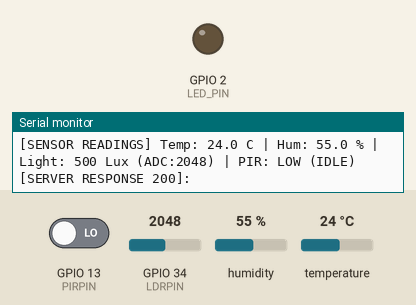
A sketch run on a simulated ESP32. Parts: output pins drawn as LEDs (lit = HIGH), the last lines printed to the serial monitor. The test bench sets the inputs (shaded band); at power-on: GPIO 13 (PIRPIN) LOW, GPIO 34 (LDRPIN) = 2048, humidity 55 %, temperature 24 °C. WiFi joins after 1.5 s; servers stay silent unless stated; uploads are accepted with an empty reply.

Above: at 4.3 s.
4.4 s: GPIO 13 (PIRPIN) driven HIGH
At 6.25 s:
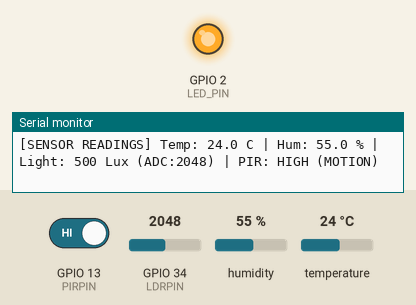
Timing chart, 0 to 16.6 s (numbered marks = the images above; inputs shaded):
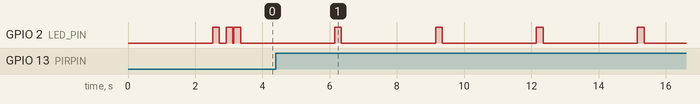

Measured:
- by itself, GPIO 2 (LED_PIN): alternates HIGH for 0.20 s and LOW for 2.8 s

The sketch:

esp32_occupancy.ino
```cpp
/*
 * ======================================================================================
 * Smart Room Occupancy Detection - ESP32 Firmware
 * ======================================================================================
 * Hardware:
 *   - ESP32 Development Board (NodeMCU / DOIT ESP32 DEVKIT V1)
 *   - DHT11 Sensor (Temperature & Humidity) -> GPIO 4
 *   - Bare LDR + 10k Resistor Voltage Divider -> GPIO 34 (ADC1, Wi-Fi safe)
 *   - PIR Motion Sensor (HC-SR501 or AM312)  -> GPIO 13
 *
 * Server Target:
 *   - Endpoint: http://<LAPTOP_IP>:5000/api/predict
 *   - Laptop IP: 10.141.174.142
 *
 * Required Arduino Libraries (Install via Arduino Library Manager):
 *   1. "DHT sensor library" by Adafruit
 *   2. "Adafruit Unified Sensor" by Adafruit
 * ======================================================================================
 */

#include <WiFi.h>
#include <HTTPClient.h>
#include <DHT.h>

// --------------------------------------------------------------------------------------
// 1. Wi-Fi & Server Configuration
// --------------------------------------------------------------------------------------
const char* WIFI_SSID     = "YOUR_WIFI_SSID";         // <-- Replace with your Wi-Fi name
const char* WIFI_PASSWORD = "YOUR_WIFI_PASSWORD";     // <-- Replace with your Wi-Fi password

// Your laptop's local IPv4 address detected on Wi-Fi:
const char* SERVER_URL    = "http://10.141.174.142:5000/api/predict";

// --------------------------------------------------------------------------------------
// 2. Hardware Pin Definitions
// --------------------------------------------------------------------------------------
#define DHTPIN   4       // Digital pin connected to DHT11 data pin
#define DHTTYPE  DHT11   // DHT 11
#define LDRPIN   34      // ADC1 Pin (safe with Wi-Fi) connected to LDR voltage divider
#define PIRPIN   13      // Digital pin connected to PIR OUT pin
#define LED_PIN  2       // Built-in status LED on most ESP32 boards

DHT dht(DHTPIN, DHTTYPE);

// Interval between data transmissions (milliseconds)
const unsigned long SEND_INTERVAL_MS = 3000;
unsigned long lastSendTime = 0;

void setup() {
  Serial.begin(115200);
  delay(1000);

  Serial.println("\n========================================================");
  Serial.println("   ESP32 Smart Room Occupancy Sensor Node Starting...   ");
  Serial.println("========================================================");

  // Initialize Pins
  pinMode(PIRPIN, INPUT);
  pinMode(LDRPIN, INPUT);
  pinMode(LED_PIN, OUTPUT);
  digitalWrite(LED_PIN, LOW);

  // Initialize DHT sensor
  dht.begin();
  Serial.println("[SETUP] DHT11 sensor initialized.");

  // Connect to Wi-Fi
  connectToWiFi();
}

void loop() {
  // Reconnect Wi-Fi if connection is lost
  if (WiFi.status() != WL_CONNECTED) {
    connectToWiFi();
  }

  // Periodic sensor reading and transmission
  unsigned long now = millis();
  if (now - lastSendTime >= SEND_INTERVAL_MS) {
    lastSendTime = now;
    readAndTransmitData();
  }
}

// --------------------------------------------------------------------------------------
// Connect to Wi-Fi Network
// --------------------------------------------------------------------------------------
void connectToWiFi() {
  Serial.print("[WIFI] Connecting to SSID: ");
  Serial.println(WIFI_SSID);

  WiFi.mode(WIFI_STA);
  WiFi.begin(WIFI_SSID, WIFI_PASSWORD);

  int attempts = 0;
  while (WiFi.status() != WL_CONNECTED && attempts < 25) {
    delay(500);
    Serial.print(".");
    attempts++;
  }

  if (WiFi.status() == WL_CONNECTED) {
    Serial.println("\n[WIFI] Connected successfully!");
    Serial.print("[WIFI] ESP32 IP Address: ");
    Serial.println(WiFi.localIP());
    // Blink LED twice to indicate Wi-Fi connection
    digitalWrite(LED_PIN, HIGH); delay(200); digitalWrite(LED_PIN, LOW); delay(200);
    digitalWrite(LED_PIN, HIGH); delay(200); digitalWrite(LED_PIN, LOW);
  } else {
    Serial.println("\n[WIFI] Connection failed. Retrying in next loop...");
  }
}

// --------------------------------------------------------------------------------------
// Read Sensors & Send JSON to Flask Backend
// --------------------------------------------------------------------------------------
void readAndTransmitData() {
  // 1. Read DHT11 Temperature and Humidity
  float temperature = dht.readTemperature(); // Celsius
  float humidity = dht.readHumidity();       // %

  // Check if DHT read failed
  if (isnan(temperature) || isnan(humidity)) {
    Serial.println("[ERROR] Failed to read from DHT11 sensor! Check wiring.");
    return;
  }

  // 2. Read Bare LDR Analog Reading
  // ESP32 ADC: 12-bit (0 to 4095).
  // In a pull-down divider (LDR to 3.3V, 10k to GND):
  // Dark: high resistance -> low ADC (~0 - 200)
  // Bright room: lower resistance -> higher ADC (~1000 - 3500)
  int ldrRaw = analogRead(LDRPIN);

  // Approximate Lux conversion for room illumination (calibrated 0 - 1000 Lux range)
  float lightLux = (float)ldrRaw * (1000.0 / 4095.0);

  // 3. Read PIR Motion Sensor State (0 = LOW, 1 = HIGH)
  int pirState = digitalRead(PIRPIN);

  // Print readings to Serial Monitor
  Serial.println("--------------------------------------------------------");
  Serial.printf("[SENSOR READINGS] Temp: %.1f C | Hum: %.1f %% | Light: %.0f Lux (ADC:%d) | PIR: %s\n",
                temperature, humidity, lightLux, ldrRaw, (pirState == 1 ? "HIGH (MOTION)" : "LOW (IDLE)"));

  // 4. Construct JSON Payload
  // Note: source is explicitly set to "esp32" so Flask labels it as live hardware
  String jsonPayload = "{";
  jsonPayload += "\"temperature\":" + String(temperature, 1) + ",";
  jsonPayload += "\"humidity\":" + String(humidity, 1) + ",";
  jsonPayload += "\"light\":" + String(lightLux, 1) + ",";
  jsonPayload += "\"pir\":" + String(pirState) + ",";
  jsonPayload += "\"source\":\"esp32\"";
  jsonPayload += "}";

  // 5. Send HTTP POST to Flask API
  if (WiFi.status() == WL_CONNECTED) {
    HTTPClient http;
    http.begin(SERVER_URL);
    http.addHeader("Content-Type", "application/json");

    digitalWrite(LED_PIN, HIGH); // Flash LED during network transmission
    int httpResponseCode = http.POST(jsonPayload);
    digitalWrite(LED_PIN, LOW);

    if (httpResponseCode > 0) {
      String responseBody = http.getString();
      Serial.printf("[SERVER RESPONSE %d]:\n", httpResponseCode);
      Serial.println(responseBody);
    } else {
      Serial.printf("[ERROR] HTTP POST failed, error code: %s\n", http.errorToString(httpResponseCode).c_str());
      Serial.println("[HINT] Ensure Flask is running ('python app.py') and laptop firewall permits port 5000.");
    }

    http.end();
  } else {
    Serial.println("[ERROR] Wi-Fi not connected. Skipping upload.");
  }
}
```
